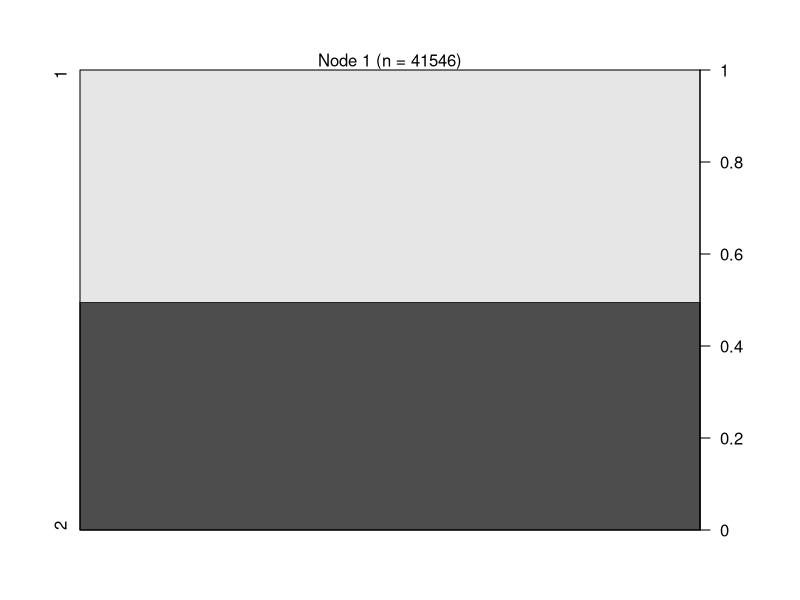

Write R code to recreate this figure.
setwd("E:/VIT/2_SECOND YEAR/SEM_4/DS/CP")

library(datasets)
library(caTools)
library(party)
library(dplyr)
library(magrittr)

data <- read.csv("survey_lung_cancer.csv")
data$LUNG_CANCER <- as.factor(data$LUNG_CANCER)
# Splitting data in train and test data 
set.seed(120)
sample_data = sample.split(data, SplitRatio = 0.75)
train_data <- subset(data, sample_data == TRUE)
test_data <- subset(data, sample_data == FALSE)

#tuningn parameters
model<- ctree(LUNG_CANCER~., train_data)
plot(model)


predict_model<-predict(model, test_data)

m_at <- table(test_data$LUNG_CANCER, predict_model)
m_at

accdt <- sum(diag(m_at)) / sum(m_at)
cat('Accuracy for test is found to be',accdt)
